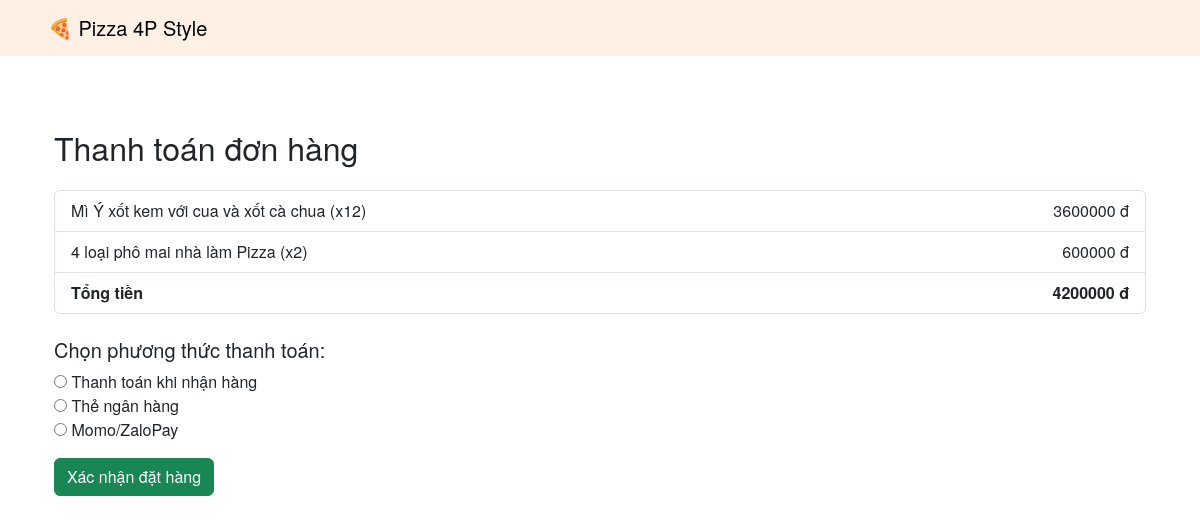
The app's page /checkout/ (signed in) with its own data.
### pizza_shop/models.py (models this page shows, shortened)
class CartItem(models.Model):
    cart = models.ForeignKey(Cart, on_delete=models.CASCADE, related_name='items')
    product = models.ForeignKey(Product, on_delete=models.CASCADE)
    quantity = models.PositiveIntegerField(default=1)
    def get_total_price(self):
        return self.product.price * self.quantity

class Product(models.Model):
    name = models.CharField(max_length=100)
    description = models.TextField(blank=True)
    price = models.DecimalField(max_digits=10, decimal_places=2)
    image = models.ImageField(upload_to='products/')
    number = models.DecimalField(max_digits=10, decimal_places=0)

### pizza_shop/views.py (the view)
# urls.py: path('checkout/', views.checkout_view, name='checkout'),
@login_required
def checkout_view(request):
    try:
        cart = Cart.objects.get(user=request.user)
        items = cart.items.all()
        total = sum(item.get_total_price() for item in items)
    except Cart.DoesNotExist:
        messages.error(request, "Giỏ hàng của bạn đang trống.")
        return redirect('home')
    if request.method == 'POST':
        form = OrderForm(request.POST)
        if form.is_valid():
            order = form.save(commit=False)
            order.user = request.user
            order.cart = cart
            order.save()
            messages.success(request, "Đặt hàng thành công!")
            return redirect('home')
    else:
        form = OrderForm()
    return render(request, 'checkout.html', {'form': form, 'cart': cart, 'total': total})

### pizza_shop/forms.py
class OrderForm(forms.ModelForm):
    payment_method = forms.ChoiceField(
        choices=Order.PAYMENT_CHOICES,
        widget=forms.RadioSelect,
        required=True,
        label="Chọn phương thức thanh toán"
    )
    class Meta:
        model = Order
        fields = ['payment_method']

### pizza_shop/templates/checkout.html (shortened to what this page needs)
{% extends 'base.html' %}
{% block content %}
<div class="container py-5">
  <h2 class="mb-4">Thanh toán đơn hàng</h2>
  {% if cart.items.all %}
    <ul class="list-group mb-4">
      {% for item in cart.items.all %}
        <li class="list-group-item d-flex justify-content-between align-items-center">
          {{ item.product.name }} (x{{ item.quantity }})
          <span>{{ item.get_total_price|floatformat:0 }} đ</span>
        </li>
      {% endfor %}
      <li class="list-group-item d-flex justify-content-between">
        <strong>Tổng tiền</strong>
        <strong>{{ total|floatformat:0 }} đ</strong>
      </li>
    </ul>
    <form method="post">
      <h5>Chọn phương thức thanh toán:</h5>
      {{ form.payment_method }}
      <button type="submit" class="btn btn-success mt-3">Xác nhận đặt hàng</button>
    </form>
  {% else %}
    <p>Giỏ hàng của bạn đang trống.</p>
  {% endif %}
</div>
{% endblock %}

### pizza_shop/templates/base.html (style rules this page uses)
body { font-family: 'Helvetica Neue', sans-serif; }

### records on screen
CartItem: product.name "Mì Ý xốt kem với cua và xốt cà chua", quantity "12", get_total_price "3600000"
CartItem: product.name "4 loại phô mai nhà làm Pizza", quantity "2", get_total_price "600000"

### other values on screen
{{ total|floatformat:0 }} "4200000"
